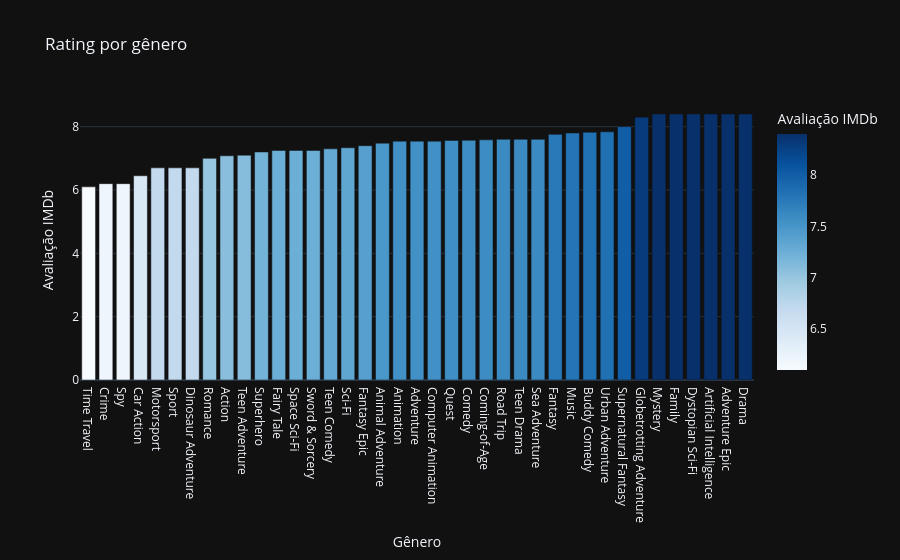

Notebook cell for this chart:
### Markdown cell above
2. Como o gênero dos filmes influenciam  na opinião pública?

### Code cell
fig2 = px.bar(df_genre, x='value', y='imdb_score', template='plotly_dark', labels={'value': 'Gênero', 'imdb_score': 'Avaliação IMDb'}, color_continuous_scale='Blues', color='imdb_score', title='Rating por gênero')
fig2.write_image('../imgs/02.Rating_Genero.png')
fig2.show()

### Figure 1 — Plotly figure (JSON) as saved in the notebook; plotly's stock layout.template omitted (floating-point values rounded to 4 significant figures)
{"data": [{"hovertemplate": "Gênero=%{x}<br>Avaliação IMDb=%{marker.color}<extra></extra>", "legendgroup": "", "marker": {"color": [6.1, 6.2, 6.2, 6.45, 6.7, 6.7, 6.7, 7.0, 7.08, 7.1, 7.2, 7.25, 7.25, 7.25, 7.3, 7.333, 7.4, 7.48, 7.543, 7.543, 7.543, 7.567, 7.571, 7.583, 7.6, 7.6, 7.6, 7.757, 7.8, 7.825, 7.838, 8.0, 8.3, 8.4, 8.4, 8.4, 8.4, 8.4, 8.4], "coloraxis": "coloraxis", "pattern": {"shape": ""}}, "name": "", "orientation": "v", "showlegend": false, "textposition": "auto", "type": "bar", "x": ["Time Travel", "Crime", "Spy", "Car Action", "Motorsport", "Sport", "Dinosaur Adventure", "Romance", "Action", "Teen Adventure", "Superhero", "Fairy Tale", "Space Sci-Fi", "Sword & Sorcery", "Teen Comedy", "Sci-Fi", "Fantasy Epic", "Animal Adventure", "Animation", "Adventure", "Computer Animation", "Quest", "Comedy", "Coming-of-Age", "Road Trip", "Teen Drama", "Sea Adventure", "Fantasy", "Music", "Buddy Comedy", "Urban Adventure", "Supernatural Fantasy", "Globetrotting Adventure", "Mystery", "Family", "Dystopian Sci-Fi", "Artificial Intelligence", "Adventure Epic", "Drama"], "xaxis": "x", "y": [6.1, 6.2, 6.2, 6.45, 6.7, 6.7, 6.7, 7.0, 7.08, 7.1, 7.2, 7.25, 7.25, 7.25, 7.3, 7.333, 7.4, 7.48, 7.543, 7.543, 7.543, 7.567, 7.571, 7.583, 7.6, 7.6, 7.6, 7.757, 7.8, 7.825, 7.838, 8.0, 8.3, 8.4, 8.4, 8.4, 8.4, 8.4, 8.4], "yaxis": "y"}], "layout": {"barmode": "relative", "coloraxis": {"autocolorscale": false, "colorbar": {"title": {"text": "Avaliação IMDb"}}, "colorscale": [[0, "rgb(247,251,255)"], [0.125, "rgb(222,235,247)"], [0.25, "rgb(198,219,239)"], [0.375, "rgb(158,202,225)"], [0.5, "rgb(107,174,214)"], [0.625, "rgb(66,146,198)"], [0.75, "rgb(33,113,181)"], [0.875, "rgb(8,81,156)"], [1, "rgb(8,48,107)"]]}, "legend": {"tracegroupgap": 0}, "title": {"text": "Rating por gênero"}, "xaxis": {"anchor": "y", "domain": [0, 1], "title": {"text": "Gênero"}}, "yaxis": {"anchor": "x", "domain": [0, 1], "title": {"text": "Avaliação IMDb"}}}}
